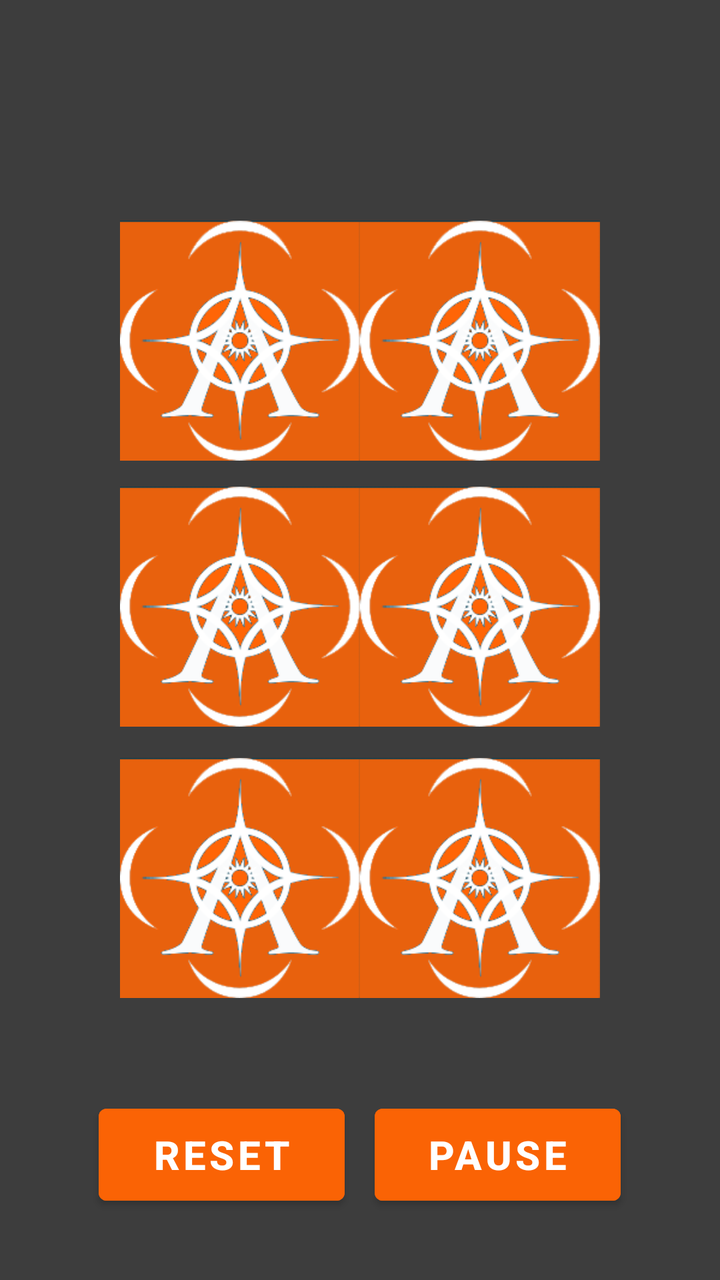
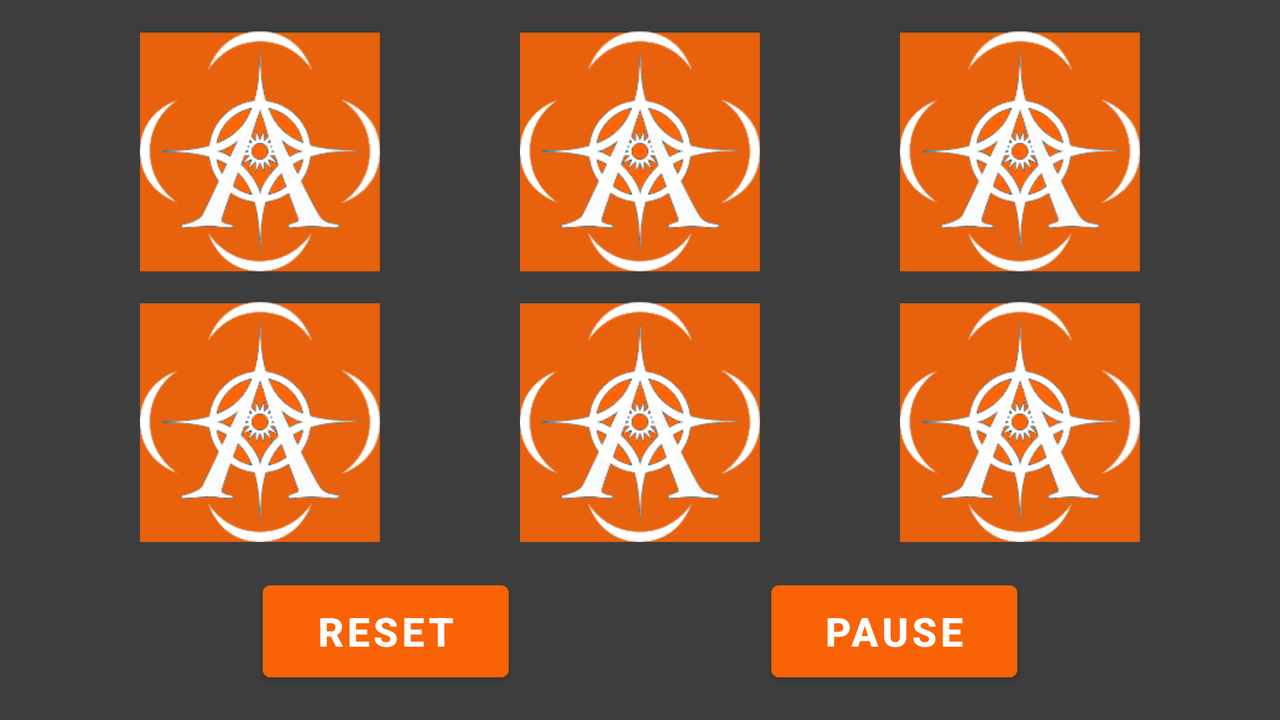

Compare how this app lays out the same screen by default and in its alternative resource folder. The renders come first, then the two layout files and the values they reference.
<!-- AndroidManifest.xml: application theme SplashTheme -->
<!-- res/layout/game_play.xml -->
<?xml version="1.0" encoding="utf-8"?>
<androidx.constraintlayout.widget.ConstraintLayout xmlns:android="http://schemas.android.com/apk/res/android"
    xmlns:app="http://schemas.android.com/apk/res-auto"
    xmlns:tools="http://schemas.android.com/tools"
    android:layout_width="match_parent"
    android:layout_height="match_parent"
    tools:context=".GamePlay"
    android:background="@color/grey">

    <Button
        android:id="@+id/pauseButton"
        android:layout_width="123dp"
        android:layout_height="58dp"
        android:backgroundTint="@color/orange"
        android:text="PAUSE"
        android:textSize="20dp"
        android:textStyle="bold"
        app:layout_constraintBottom_toBottomOf="parent"
        app:layout_constraintEnd_toEndOf="parent"
        app:layout_constraintHorizontal_bias="0.791"
        app:layout_constraintStart_toStartOf="parent"
        app:layout_constraintTop_toTopOf="parent"
        app:layout_constraintVertical_bias="0.942" />

    <Button
        android:id="@+id/reset_button"
        android:layout_width="123dp"
        android:layout_height="58dp"
        android:backgroundTint="@color/orange"
        android:text="RESET"
        android:textSize="20dp"
        android:textStyle="bold"
        app:layout_constraintBottom_toBottomOf="parent"
        app:layout_constraintEnd_toEndOf="parent"
        app:layout_constraintHorizontal_bias="0.208"
        app:layout_constraintStart_toStartOf="parent"
        app:layout_constraintTop_toTopOf="parent"
        app:layout_constraintVertical_bias="0.942" />

    <ImageView
        android:id="@+id/revers6"
        android:layout_width="120dp"
        android:layout_height="120dp"
        android:layout_marginEnd="60dp"
        android:src="@drawable/revers"
        app:layout_constraintBottom_toBottomOf="parent"
        app:layout_constraintEnd_toEndOf="parent"
        app:layout_constraintHorizontal_bias="1.0"
        app:layout_constraintStart_toEndOf="@+id/revers5"
        app:layout_constraintTop_toTopOf="parent"
        app:layout_constraintVertical_bias="0.729"></ImageView>

    <ImageView
        android:id="@+id/revers1"
        android:layout_width="120dp"
        android:layout_height="120dp"
        android:layout_marginStart="60dp"
        android:src="@drawable/revers"
        app:layout_constraintBottom_toBottomOf="parent"
        app:layout_constraintStart_toStartOf="parent"
        app:layout_constraintTop_toTopOf="parent"
        app:layout_constraintVertical_bias="0.212"></ImageView>

    <ImageView
        android:id="@+id/revers3"
        android:layout_width="120dp"
        android:layout_height="120dp"
        android:layout_marginStart="60dp"
        android:src="@drawable/revers"
        app:layout_constraintBottom_toBottomOf="parent"
        app:layout_constraintStart_toStartOf="parent"
        app:layout_constraintTop_toTopOf="parent"
        app:layout_constraintVertical_bias="0.468"></ImageView>

    <ImageView
        android:id="@+id/revers5"
        android:layout_width="120dp"
        android:layout_height="120dp"
        android:layout_marginStart="60dp"
        android:src="@drawable/revers"
        app:layout_constraintBottom_toBottomOf="parent"
        app:layout_constraintStart_toStartOf="parent"
        app:layout_constraintTop_toTopOf="parent"
        app:layout_constraintVertical_bias="0.729"></ImageView>

    <ImageView
        android:id="@+id/revers4"
        android:layout_width="120dp"
        android:layout_height="120dp"
        android:layout_marginEnd="60dp"
        android:src="@drawable/revers"
        app:layout_constraintBottom_toBottomOf="parent"
        app:layout_constraintEnd_toEndOf="parent"
        app:layout_constraintHorizontal_bias="1.0"
        app:layout_constraintStart_toEndOf="@+id/revers3"
        app:layout_constraintTop_toTopOf="parent"
        app:layout_constraintVertical_bias="0.468"></ImageView>

    <ImageView
        android:id="@+id/revers2"
        android:layout_width="120dp"
        android:layout_height="120dp"
        android:layout_marginEnd="60dp"
        android:src="@drawable/revers"
        app:layout_constraintBottom_toBottomOf="parent"
        app:layout_constraintEnd_toEndOf="parent"
        app:layout_constraintHorizontal_bias="1.0"
        app:layout_constraintStart_toEndOf="@+id/revers1"
        app:layout_constraintTop_toTopOf="parent"
        app:layout_constraintVertical_bias="0.212"></ImageView>

</androidx.constraintlayout.widget.ConstraintLayout>
<!-- resources referenced by this layout -->
<resources>
  <color name="grey">#3D3D3D</color>
  <color name="orange">#FA6305</color>
  <!-- drawable revers: png bitmap (drawable-v24, 17339 bytes) -->
  <style name="SplashTheme" parent="Theme.MaterialComponents.Light.NoActionBar">
          <item name="android:windowBackground">@drawable/splash_background</item>
      </style>
  <!-- drawable splash_background (drawable) -->
  <?xml version="1.0" encoding="utf-8"?>
  <layer-list xmlns:android="http://schemas.android.com/apk/res/android">
      <item android:drawable="@color/white" />
      
      <item>
          <bitmap android:gravity="center" android:src="@drawable/launchscreen" />
          
      </item>
  </layer-list>
  <color name="white">#FFFFFFFF</color>
</resources>
<!-- res/layout-land/game_play.xml (the repository's variant of the layout above) -->
<!-- drawn on the phone turned sideways -->
<?xml version="1.0" encoding="utf-8"?>
<androidx.constraintlayout.widget.ConstraintLayout xmlns:android="http://schemas.android.com/apk/res/android"
    xmlns:app="http://schemas.android.com/apk/res-auto"
    xmlns:tools="http://schemas.android.com/tools"
    android:layout_width="match_parent"
    android:layout_height="match_parent"
    android:background="@color/grey"
    tools:context=".GamePlay">

    <Button
        android:id="@+id/pauseButton"
        android:layout_width="123dp"
        android:layout_height="58dp"
        android:backgroundTint="@color/orange"
        android:text="PAUSE"
        android:textSize="20dp"
        android:textStyle="bold"
        app:layout_constraintBottom_toBottomOf="@+id/reset_button"
        app:layout_constraintEnd_toEndOf="parent"
        app:layout_constraintHorizontal_bias="0.5"
        app:layout_constraintStart_toEndOf="@+id/reset_button" />

    <Button
        android:id="@+id/reset_button"
        android:layout_width="123dp"
        android:layout_height="58dp"
        android:backgroundTint="@color/orange"
        android:text="RESET"
        android:textSize="20dp"
        android:textStyle="bold"
        app:layout_constraintBottom_toBottomOf="parent"
        app:layout_constraintEnd_toStartOf="@+id/pauseButton"
        app:layout_constraintHorizontal_bias="0.5"
        app:layout_constraintStart_toStartOf="parent"
        app:layout_constraintTop_toBottomOf="@+id/revers5" />

    <ImageView
        android:id="@+id/revers6"
        android:layout_width="120dp"
        android:layout_height="120dp"
        android:src="@drawable/revers"
        app:layout_constraintBottom_toBottomOf="@+id/revers5"
        app:layout_constraintEnd_toEndOf="parent"
        app:layout_constraintHorizontal_bias="0.5"
        app:layout_constraintStart_toEndOf="@+id/revers5"></ImageView>

    <ImageView
        android:id="@+id/revers1"
        android:layout_width="120dp"
        android:layout_height="120dp"
        android:src="@drawable/revers"
        app:layout_constraintBottom_toBottomOf="@+id/revers2"
        app:layout_constraintEnd_toStartOf="@+id/revers2"
        app:layout_constraintHorizontal_bias="0.5"
        app:layout_constraintStart_toStartOf="parent"></ImageView>

    <ImageView
        android:id="@+id/revers4"
        android:layout_width="120dp"
        android:layout_height="120dp"
        android:src="@drawable/revers"
        app:layout_constraintBottom_toBottomOf="@+id/revers5"
        app:layout_constraintEnd_toStartOf="@+id/revers5"
        app:layout_constraintHorizontal_bias="0.5"
        app:layout_constraintStart_toStartOf="parent"></ImageView>

    <ImageView
        android:id="@+id/revers5"
        android:layout_width="120dp"
        android:layout_height="120dp"
        android:src="@drawable/revers"
        app:layout_constraintBottom_toTopOf="@+id/reset_button"
        app:layout_constraintEnd_toStartOf="@+id/revers6"
        app:layout_constraintHorizontal_bias="0.5"
        app:layout_constraintStart_toEndOf="@+id/revers4"
        app:layout_constraintTop_toBottomOf="@+id/revers2"></ImageView>

    <ImageView
        android:id="@+id/revers3"
        android:layout_width="120dp"
        android:layout_height="120dp"
        android:src="@drawable/revers"
        app:layout_constraintBottom_toBottomOf="@+id/revers2"
        app:layout_constraintEnd_toEndOf="parent"
        app:layout_constraintHorizontal_bias="0.5"
        app:layout_constraintStart_toEndOf="@+id/revers2"></ImageView>

    <ImageView
        android:id="@+id/revers2"
        android:layout_width="120dp"
        android:layout_height="120dp"
        android:src="@drawable/revers"
        app:layout_constraintBottom_toTopOf="@+id/revers5"
        app:layout_constraintEnd_toStartOf="@+id/revers3"
        app:layout_constraintHorizontal_bias="0.5"
        app:layout_constraintStart_toEndOf="@+id/revers1"
        app:layout_constraintTop_toTopOf="parent"></ImageView>

</androidx.constraintlayout.widget.ConstraintLayout>
